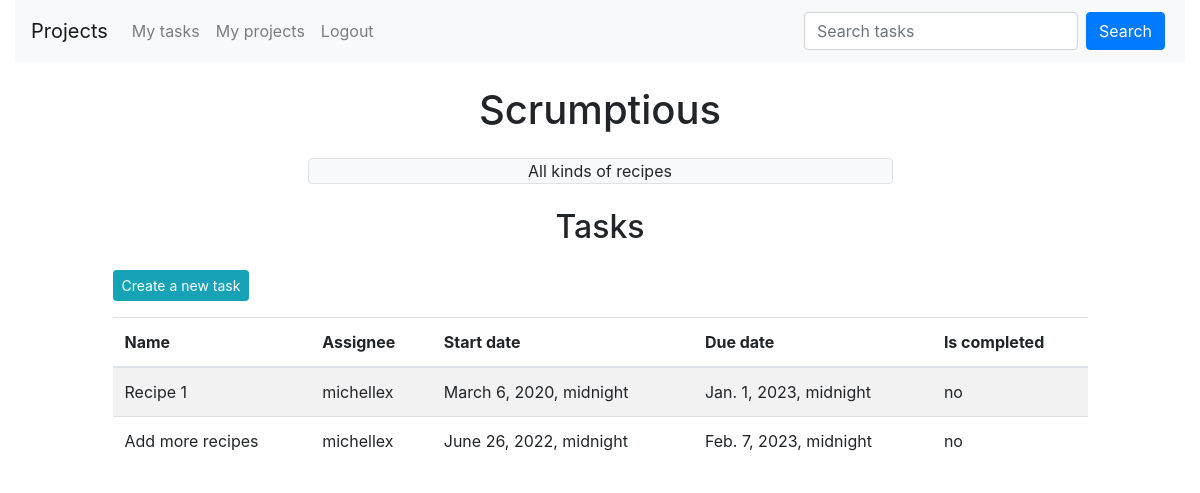
The page /projects/3/ (signed in) on the database its author committed.
### projects/models.py (models this page shows, shortened)
class Project(models.Model):
    name = models.CharField(max_length=200)
    description = models.TextField()
    owner = models.ForeignKey(
        settings.AUTH_USER_MODEL,
        related_name="projects",
        on_delete=models.CASCADE,
        null=True,
    )

### tasks/models.py (models this page shows)
class Task(models.Model):
    name = models.CharField(max_length=200)
    start_date = models.DateTimeField()
    due_date = models.DateTimeField()
    is_completed = models.BooleanField(default=False)
    project = models.ForeignKey(
        Project,
        related_name="tasks",
        on_delete=models.CASCADE,
    )
    assignee = models.ForeignKey(
        settings.AUTH_USER_MODEL,
        related_name="tasks",
        on_delete=models.CASCADE,
        null=True,
    )

### projects/views.py (the view)
# urls.py: path("<int:id>/", show_project, name="show_project"),
@login_required
def show_project(request, id):
    project = get_object_or_404(Project, id=id)
    context = {"project": project}
    return render(request, "projects/show_project.html", context)

### projects/templates/projects/show_project.html (shortened to what this page needs)
{% extends 'base.html' %}
{% block content %}
    <main>
        <div class="project-detail">
            <h1 class="text-center my-4">{{ project.name }}</h1>
        </div>
        <p class="col-6 mx-auto p-0 bg-light border rounded text-center">{{ project.description }}</p>
        <h2 class="text-center my-4">Tasks</h2>
        <p>
            <a href="{% url 'create_task' %}"
               class="btn btn-info btn-sm offset-md-1">Create a new task</a>
        </p>
        {% if project.tasks.all|length == 0 %}
            <p class="offset-md-1">This project has no tasks</p>
        {% else %}
            <div class="col-10 mx-auto p-0">
                <table class="table table-striped">
                    <thead>
                        <tr>
                            <th scope="col">Name</th>
                            <th scope="col">Assignee</th>
                            <th scope="col">Start date</th>
                            <th scope="col">Due date</th>
                            <th scope="col">Is completed</th>
                        </tr>
                    </thead>
                    <tbody>
                        {% for task in project.tasks.all %}
                            <tr>
                                <td>{{ task.name }}</td>
                                <td>{{ task.assignee }}</td>
                                <td>{{ task.start_date }}</td>
                                <td>{{ task.due_date }}</td>
                                <td>{{ task.is_completed|yesno }}</td>
                            </tr>
                        {% endfor %}
                    </tbody>
                </table>
            </div>
        {% endif %}
    </main>
{% endblock content %}

### rows shown on the page
Project: name "Scrumptious", description "All kinds of recipes"
Task: name "Recipe 1", assignee "michellex", start_date "March 6, 2020, midnight", due_date "Jan. 1, 2023, midnight", is_completed "no"
Task: name "Add more recipes", assignee "michellex", start_date "June 26, 2022, midnight", due_date "Feb. 7, 2023, midnight", is_completed "no"
